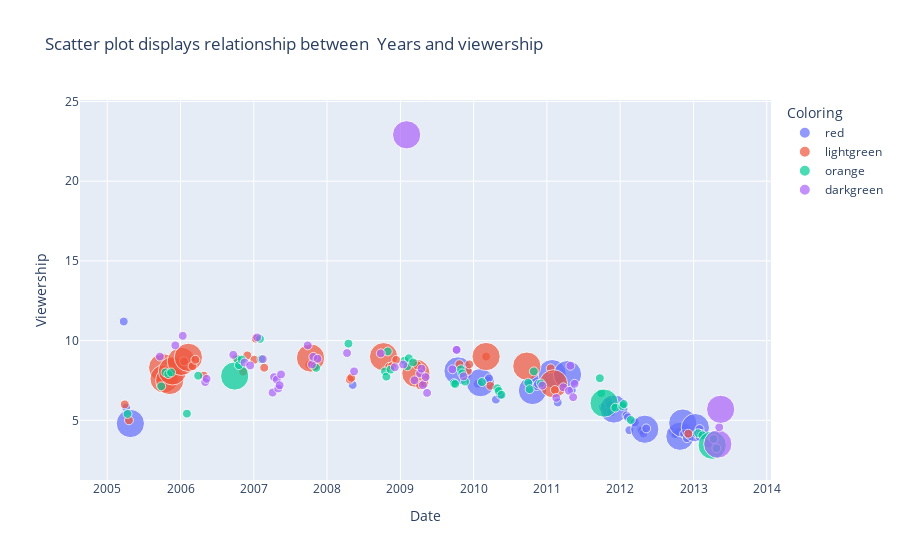

The code cell stored with this chart in its notebook:
### Code cell
# Below is the interactive chart which shows viewership across the years
fig = px.scatter(df, x="Date", y="Viewership",title="Scatter plot displays relationship between  Years and viewership",
                 color="Coloring", size='Size' )

fig.show()
